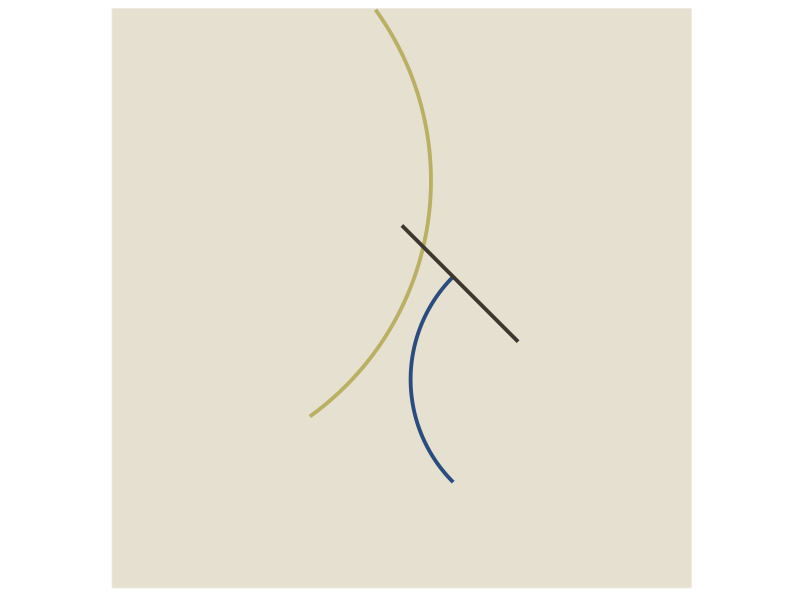

Write R code to recreate this figure.
## ---- chunk 1
library(tidyverse)

colors<-c(
  "#e6e0d0", #1 background
  "#c04631", #2 red
  "#7aa03e", #3 green
  "#2a4c7e", #4 blue
  "#3d362f", #5 charcoal
  "#b9b064"  #6 greenish yellowish big curve
)

g<-ggplot()+ theme(panel.background = element_rect(fill=colors[1], colour='white'),
                   panel.grid.major = element_blank(),
                   panel.grid.minor = element_blank())

#making first curve
bound<-pi/4
scale<-.8
big.curve<-data.frame(
  y=sin(seq(bound*scale, -(bound+.4)*scale, length=10000))+.405,
  x=cos(seq(bound*scale, -(bound+.4)*scale, length=10000))-.9
)

small.curve<-data.frame(
  y=sin(seq(bound, -bound, length=10000))*.5-.28,
  x=-cos(seq(bound, -bound, length=10000))*.5+.53
)

diagonal<-data.frame(
  x=seq(0, .4, length=10000),
  y=seq(.25, -.15, length=10000)
)


g<-g+
  #big curve
  geom_path(data=big.curve, 
            aes(x=x, y=y), 
            colour=colors[6],
            size=1.3
            )+
  #small curve
  geom_path(data=small.curve, 
            aes(x=x, y=y), 
            colour=colors[4],
            size=1.3
            )+
  #black diagonal line
  geom_line(data=diagonal, 
            aes(x=x, y=y), 
            colour=colors[5],
            size=1.3
            )+
  
  
  coord_fixed()+
  scale_x_continuous(limits = c(-1,1), expand = c(0, 0)) +
  scale_y_continuous(limits = c(-1,1), expand = c(0, 0))+
  theme(axis.title.x=element_blank(),
        axis.text.x=element_blank(),
        axis.ticks.x=element_blank(),
        axis.title.y=element_blank(),
        axis.text.y=element_blank(),
        axis.ticks.y=element_blank())
g
